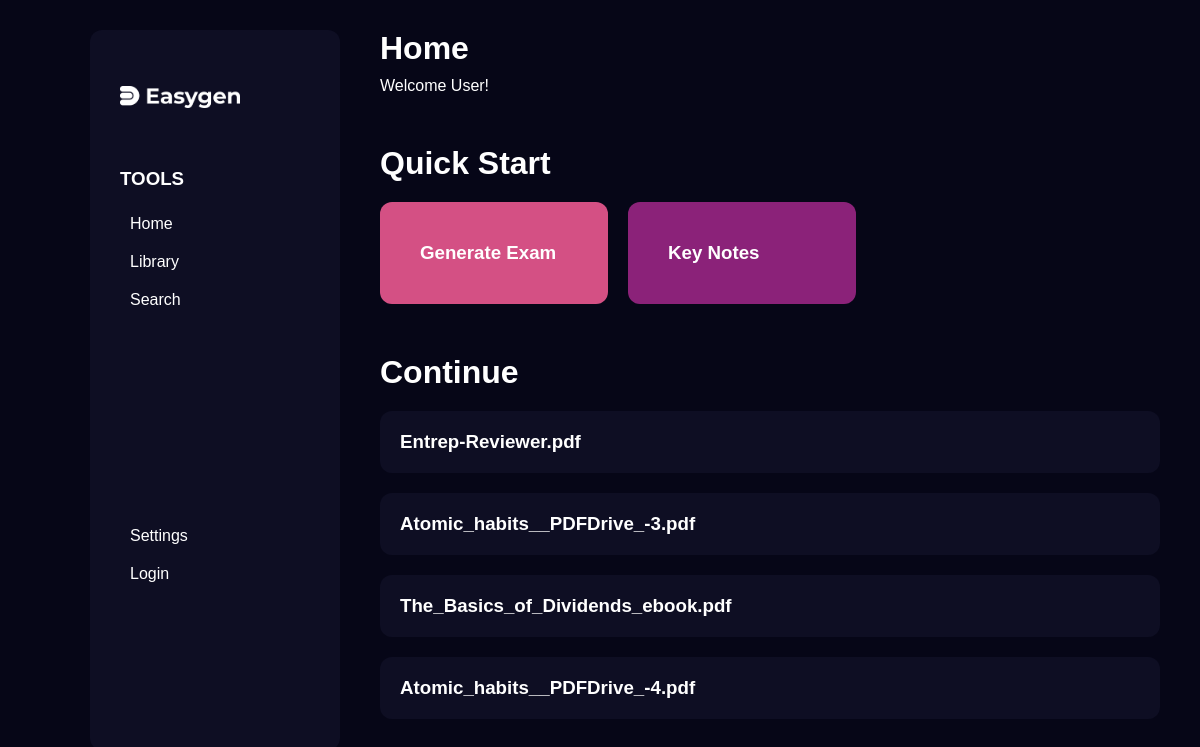
Page /home on the earlier database version.
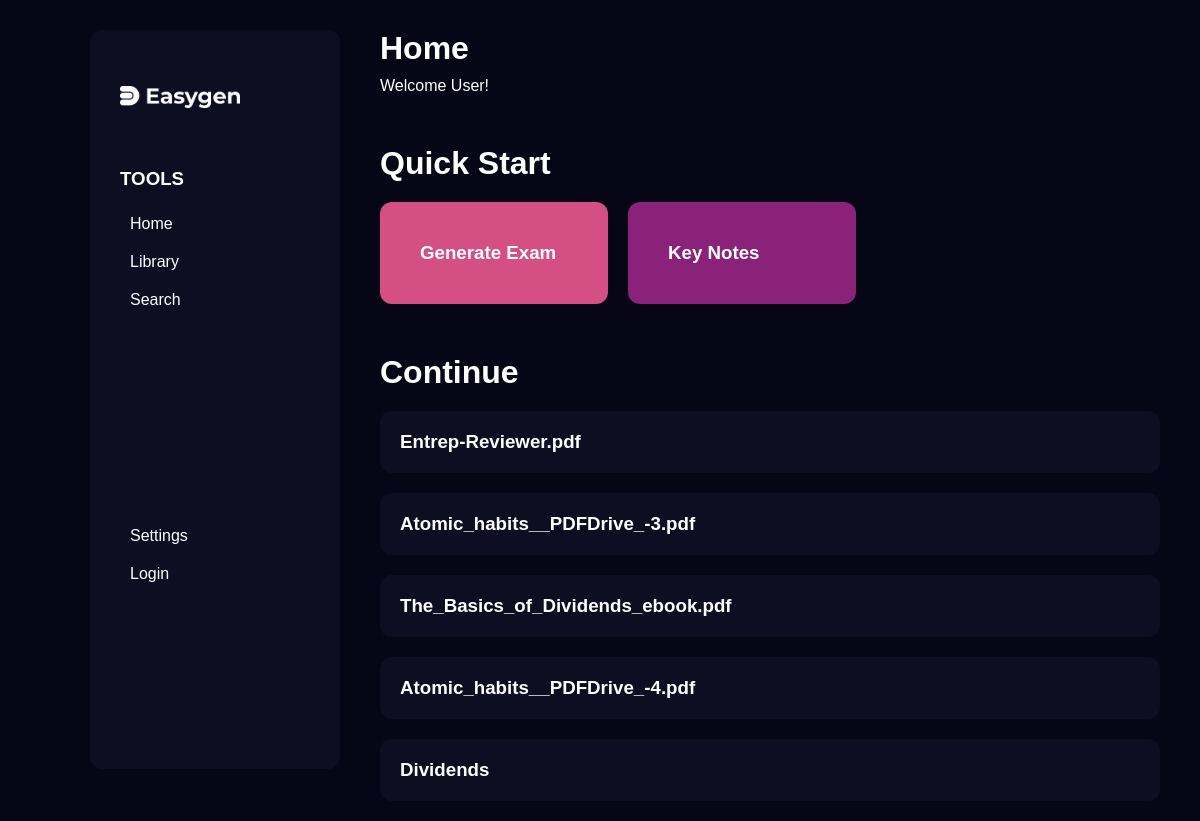
Same page on the later database version.
### app/schema.py (models this page shows, shortened)
class QuestionSet(db.Model):
    __tablename__ = 'question_set'
    id = db.Column(db.Integer, primary_key=True)
    title = db.Column(db.String(150))
    created_at = db.Column(db.DateTime(timezone=True), default=db.func.current_timestamp())
    questions = db.relationship('Question')

### app/blueprints/home.py (the view)
@home.route('/home')
def home_page():
    question_sets = QuestionSet.query.all()
    return render_template('home.html', question_sets=question_sets)

### app/templates/home.html (shortened to what this page needs)
{% extends 'layout/dashboard.html'%}
{% block content%}
    <h1>Home</h1>
    <p>Welcome User!</p>
    <div id="main-container" class="main-container">
        <h1>Quick Start</h1>
        <div id="card-container" class="card-container">
            <div class="card">
                <a href="{{ url_for('upload.upload_page')}}"><h3>Generate Exam</h3></a>
            </div>
            <div class="card">
                <a href="{{ url_for('key_upload.key_upload_page')}}"><h3>Key Notes</h3></a>
            </div>
        </div>
    </div>
    <h1>Continue</h1>
    <div class="continue-card-container">
        {% for set in question_sets %}
        <div class="continue-card" data-set-id="{{ set.id }}">
            <h3>{{ set.title }}</h3>
        </div>
        {% endfor %}
    </div>
{% endblock %}

### app/templates/layout/dashboard.html (shortened to what this page needs)
<!DOCTYPE html>
<html lang="en">
<head>
    <link rel="stylesheet" href="{{ url_for('static', filename='css/dashboard.css') }}">
</head>
<body>
    <div id="sidebar" class="sidebar">
        <div>
            <img src="../static/assets/Logo-white.png" alt="">
        </div>
        <div id="sidebar-btn" class="sidebar-btn">
            <h3>TOOLS</h3>
            <ul>
                <li><a href="{{ url_for('home.home_page') }}">Home</a></li>
                <li><a href="{{ url_for('library.library_page')}}">Library</a></li>
                <li><a href="#">Search</a></li>
            </ul>
            <ul id="acc-tools" class="acc-tools">
                <li><a href="#">Settings</a></li>
                <li><a href="#">Login</a></li>
            </ul>
        </div>
    </div>
    <div id="main-content" class="main-content">
        {% block content%}
        {% endblock%}
    </div>
</body>
</html>

### app/static/css/dashboard.css (style rules this page uses)
body { background-color: #060617; font-family: 'Montserrat', sans-serif; width: 90%; margin: 0 auto; padding: 0; color: #fff; display: flex; }

Differences in the rows shown:
added QuestionSet: title "Dividends"
